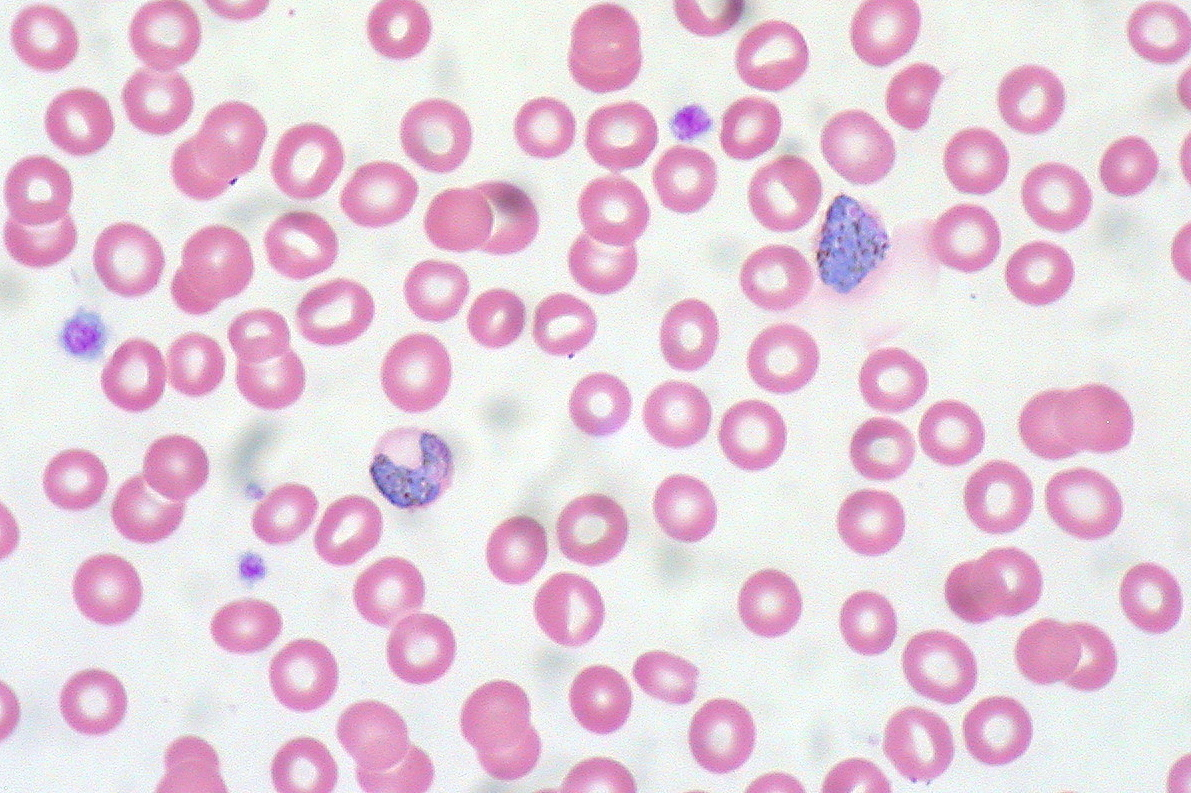
%> input picture bloodsmear.jpg, 1191 x 793 px
$ octave blood.m   (GNU Octave 9; MATLAB toolbox functions it lacks are replaced by stand-ins)
%> lines starting %> are read from the running program, lines starting %| are printed output that depends on the picture; in (x1, y1, x2, y2) boxes, pixels count from 0 and x2, y2 are one past the last pixel; in counts of white or black regions, pixels touching at a corner belong together; the program's own positions count from 1
tic; % Start timer.
clc; % Clear command window.
clearvars; % Get rid of variables from prior run of this m-file.
fprintf('Running BlobsDemo.m...\n'); % Message sent to command window.
workspace; % Make sure the workspace panel with all the variables is showing.
imtool close all;  % Close all imtool figures.
format long g;
format compact;
captionFontSize = 14;

% Check that user has the Image Processing Toolbox installed.
hasIPT = license('test', 'image_toolbox');
if ~hasIPT
	% User does not have the toolbox installed.
	message = sprintf('Sorry, but you do not seem to have the Image Processing Toolbox.\nDo you want to try to continue anyway?');
	reply = questdlg(message, 'Toolbox missing', 'Yes', 'No', 'Yes');
%> the answer given: Yes
	if strcmpi(reply, 'No')
		% User said No, so exit.
		return;
	end
end

% Read image
baseFileName = 'bloodsmear.jpg';
folder = fileparts(which(baseFileName));
fullFileName = fullfile(folder, baseFileName);
fprintf('Full File Name = "%s".\n', fullFileName);
if ~exist(fullFileName, 'file')
	% It doesn't exist in the current folder.
	% Look on the search path.
	if ~exist(baseFileName, 'file')
		% It doesn't exist on the search path either.
		% Alert user that we can't find the image.
		warningMessage = sprintf('Error: the input image file\n%s\nwas not found.\nClick OK to exit the demo.', fullFileName);
		uiwait(warndlg(warningMessage));
		fprintf(1, 'Finished running BlobsDemo.m.\n');
		return;
	end
	% Found it on the search path.  Construct the file name.
	fullFileName = baseFileName; % Note: don't prepend the folder.
end

% If we get here, we should have found the image file.
originalImage = imread(fullFileName);
%> originalImage is the input picture: size 793x1191x3 uint8; mean R, G, B 230.3, 208.4, 221.9
% Check to make sure that it is grayscale, just in case the user substituted their own image.
[rows, columns, numberOfColorChannels] = size(originalImage);
%> rows = 793; columns = 1191; numberOfColorChannels = 3
if numberOfColorChannels > 1
	promptMessage = sprintf('Your image file has %d color channels.\nThis demo was designed for grayscale images.\nDo you want me to convert it to grayscale for you so you can continue?', numberOfColorChannels);
	button = questdlg(promptMessage, 'Continue', 'Convert and Continue', 'Cancel', 'Convert and Continue');
%> the answer given: Convert and Continue
%> button = 'Convert and Continue'
	if strcmp(button, 'Cancel')
		fprintf(1, 'Finished running BlobsDemo.m.\n');
		return;
	end
	% Do the conversion using standard book formula
	originalImage = rgb2gray(originalImage);
%> originalImage: size 793x1191 uint8

end

% Display the grayscale image.
subplot(3, 4, 1);
imshow(originalImage);

% Maximize the figure window.
hFig1 = gcf;
hFig1.Units = 'normalized';
hFig1.WindowState = 'maximized'; % Go to full screen.
hFig1.NumberTitle = 'off'; % Get rid of "Figure 1"
hFig1.Name = 'By Simge K.'; % Put this into title bar.

% Force it to display RIGHT NOW (otherwise it might not display until it's all done, unless you've stopped at a breakpoint.)
drawnow;
caption = sprintf('Original blood image showing RBCs');
title(caption, 'FontSize', captionFontSize);
axis('on', 'image'); % Make sure image is not artificially stretched because of screen's aspect ratio.

% let's get its histogram and display it.
[pixelCount, grayLevels] = imhist(originalImage);
%> pixelCount = 256 values, max 29758 at index 243, min 0 at index 1, mean 3689.3; grayLevels = 256 values from 0 to 255
subplot(3, 4, 2);
bar(pixelCount);
title('Histogram of original image', 'FontSize', captionFontSize);
xlim([0 grayLevels(end)]); % Scale x axis manually.
grid on;

% Increase the contrast of the originalImage using imadjust()
contrastImage = imadjust(originalImage);
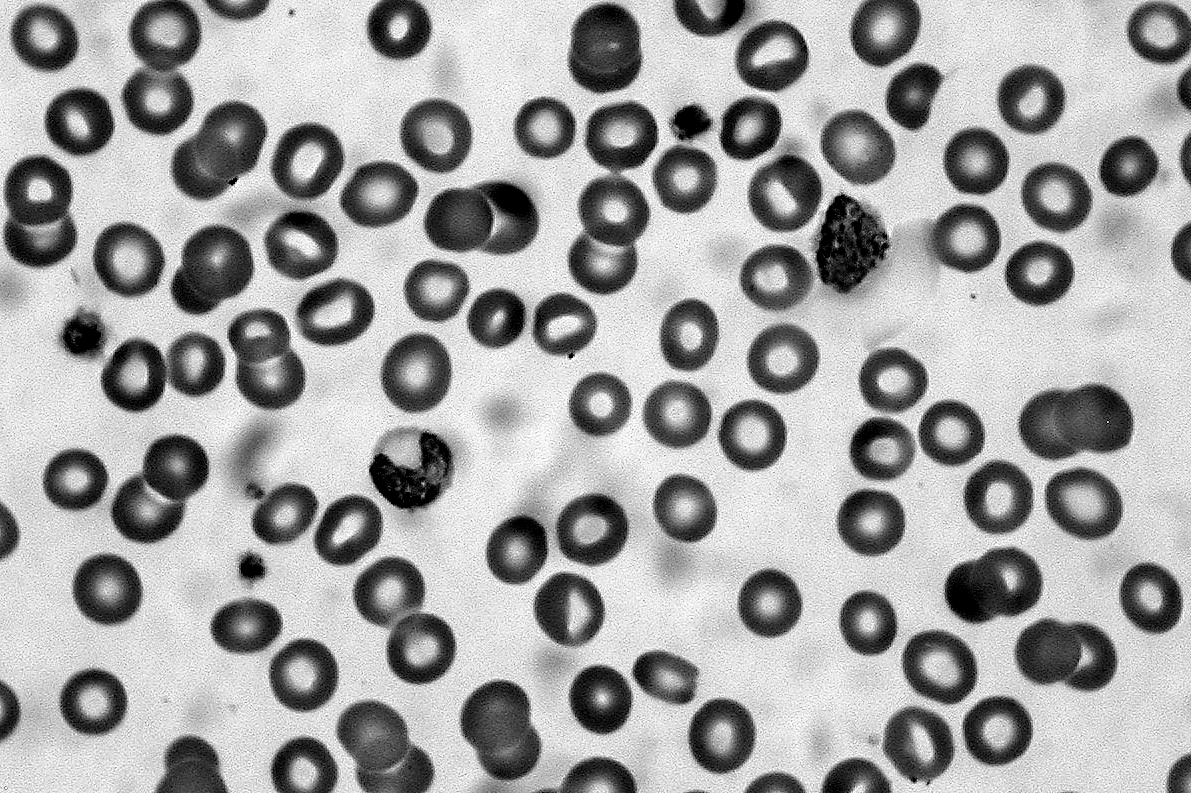
%> contrastImage: size 793x1191 uint8; min 0, max 255, mean 163.2

% Display the grayscale contrast image.
subplot(3, 4, 3);
imshow(contrastImage);

% Force it to display RIGHT NOW (otherwise it might not display until it's all done, unless you've stopped at a breakpoint.)
drawnow;
caption = sprintf('Contrast version of the image');
title(caption, 'FontSize', captionFontSize);
axis('on', 'image'); % Make sure image is not artificially stretched because of screen's aspect ratio

% Let's get its histogram and display it.
[pixelCount, grayLevels] = imhist(contrastImage);
%> pixelCount = 256 values, max 29758 at index 228, min 0 at index 2, mean 3689.3
subplot(3, 4, 4);
bar(pixelCount);
title('Histogram of contrast image', 'FontSize', captionFontSize);
xlim([0 grayLevels(end)]); % Scale x axis manually.
grid on;


% Apply Gauss Filter
gaussed_img = imgaussfilt(contrastImage, 2);

subplot(3,4,5);
imshow(gaussed_img), title('Gaussla Filtrelenmiş Contrast Görüntü');

% Force it to display RIGHT NOW (otherwise it might not display until it's all done, unless you've stopped at a breakpoint.)
drawnow;
caption = sprintf('Gauss version of the image');
title(caption, 'FontSize', captionFontSize);
axis('on', 'image'); % Make sure image is not artificially stretched because of screen's aspect ratio

% Let's get its histogram and display it.
[pixelCount, grayLevels] = imhist(gaussed_img);
%> pixelCount = 256 values, max 28407 at index 222, min 0 at index 247, mean 3689.3
subplot(3, 4, 6);
bar(pixelCount);
title('Histogram of gaussed image', 'FontSize', captionFontSize);
xlim([0 grayLevels(end)]); % Scale x axis manually.
grid on;

% Gamma adjusting operation
gamma_img = imadjust(contrastImage, [], [], 1.5);
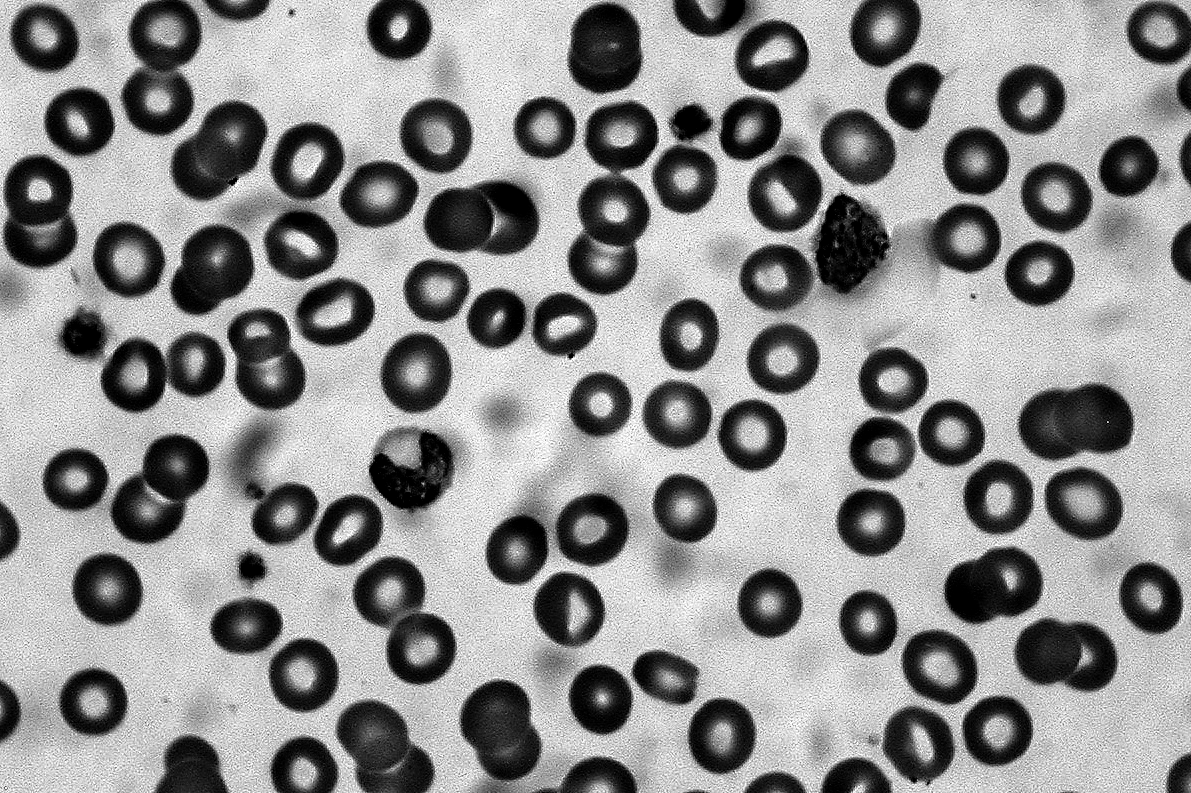
%> gamma_img: size 793x1191 uint8; min 0, max 255, mean 142.3

subplot(3,4,7);
imshow(gamma_img), title('Gamma Düzeltmesi ile İyileştirilmiş Contrast Görüntü');

% Force it to display RIGHT NOW (otherwise it might not display until it's all done, unless you've stopped at a breakpoint.)
drawnow;
caption = sprintf('Gamma version of the image');
title(caption, 'FontSize', captionFontSize);
axis('on', 'image'); % Make sure image is not artificially stretched because of screen's aspect ratio

% Let's get its histogram and display it.
[pixelCount, grayLevels] = imhist(gamma_img);
%> pixelCount = 256 values, max 29758 at index 215, min 0 at index 12, mean 3689.3
subplot(3, 4, 8);
bar(pixelCount);
title('Histogram of gamma image', 'FontSize', captionFontSize);
xlim([0 grayLevels(end)]); % Scale x axis manually.
grid on;


% Defining manual threshold value
thresholdValue = 95; %95 grayscale value

% Manual thresholding on gamma-corrected image
final_img = gamma_img > thresholdValue;
%> final_img: size 793x1191 logical; 67.8% white; 838 black regions (742 under 20 px), largest, box (x1, y1, x2, y2) and area: (568, 101, 659, 295) 8905, (1018, 384, 1133, 461) 6741, (423, 181, 539, 255) 6509

subplot(3,4,9);
imshow(final_img), title(['cgamthres, Eşik Değeri: ', num2str(thresholdValue)]);

% Force it to display RIGHT NOW (otherwise it might not display until it's all done, unless you've stopped at a breakpoint.)
drawnow;
caption = sprintf('Gama & Thresholded ');
title(caption, 'FontSize', captionFontSize);
axis('on', 'image'); % Make sure image is not artificially stretched because of screen's aspect ratio


%%%

% Remove noise
cleanImg = bwareaopen(final_img, 20); % Clear 20 pixel objects.
%> cleanImg: size 793x1191 logical; 67.7% white; 838 black regions (742 under 20 px), largest, box (x1, y1, x2, y2) and area: (568, 101, 659, 295) 8924, (1018, 384, 1133, 461) 6754, (423, 181, 539, 255) 6524

% Display the grayscale clean image.
subplot(3,4,10);
imshow(cleanImg);

% Force it to display RIGHT NOW (otherwise it might not display until it's all done, unless you've stopped at a breakpoint.)
drawnow;
caption = sprintf('Cleaned version of the image');
title(caption, 'FontSize', captionFontSize);
axis('on', 'image'); % Make sure image is not artificially stretched because of screen's aspect ratio

% Code Like a Girl.
subplot(3, 4, 12);
imshow('Ada.png');
%> (this line was passed over: imshow is not available in this run)

% Force it to display RIGHT NOW (otherwise it might not display until it's all done, unless you've stopped at a breakpoint.)
drawnow;
%axis('on', 'image'); % Make sure image is not artificially stretched because of screen's aspect ratio


% Apply Median filter
medImage = medfilt2(cleanImg, [2 2]); % 2x2 boyutunda pencere
%> medImage: size 793x1191 logical; 66.7% white; 214 black regions (130 under 20 px), largest, box (x1, y1, x2, y2) and area: (0, 0, 1191, 793) 23070, (568, 100, 659, 294) 9186, (1018, 383, 1133, 460) 6847
subplot(3,4,11);
imshow(medImage);

% Force it to display RIGHT NOW (otherwise it might not display until it's all done, unless you've stopped at a breakpoint.)
drawnow;
caption = sprintf('Medianed');
title(caption, 'FontSize', captionFontSize);
axis('on', 'image'); % Make sure image is not artificially stretched because of screen's aspect ratio


% Detect circle
[centers, radii] = imfindcircles(medImage, [20 50], 'ObjectPolarity', 'dark');
%> centers = 106 rows, first 12: [545.3 127.9; 93.91 701.9; 870.5 522; 976.2 161.2; 783.4 359.1; 1030.9 99.69; 75.22 480.2; 563.2 325.1; 79.81 121.5; 436.6 135.5; 1056.1 198; 752.7 434.9]; radii = 106 values, max 41.49 at index 102, min 20.82 at index 103, mean 32.79

% Visualize detected circles

imshow(medImage);
viscircles(centers, radii, 'EdgeColor', 'r');
title('Daire Algılama (imfindcircles)');
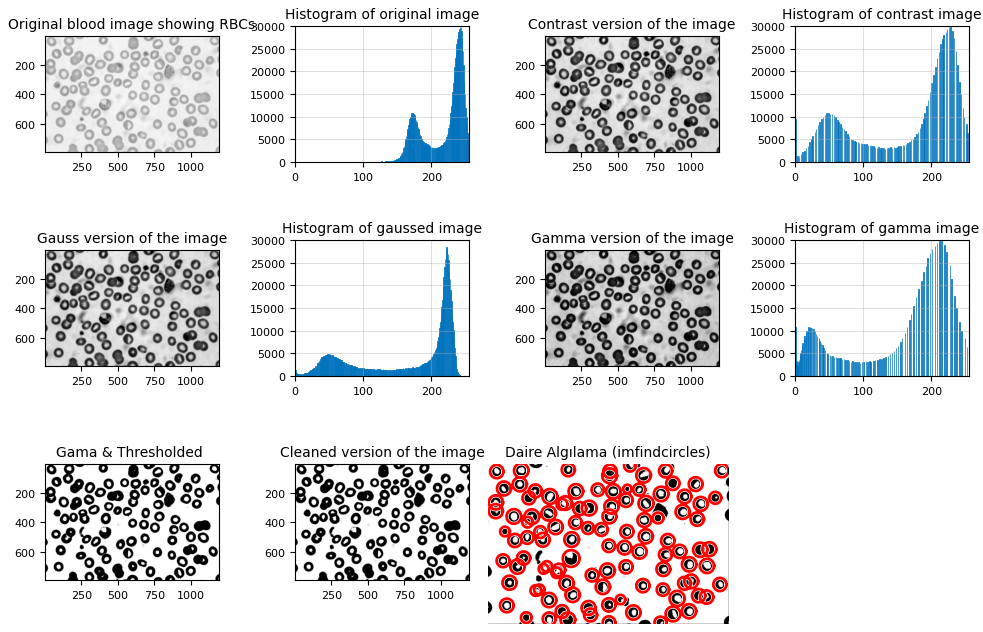
%> figure redrawn from the program's plot data, 11 panels


% Count the number of detected circles
numCircles = size(centers, 1);
%> numCircles = 106

% Visualize the results
figure;
imshow(medImage);
hold on;
viscircles(centers, radii, 'EdgeColor', 'r'); % Draw circles in red
hold off;

% Display the circle count in the title
title(['Total RBC: ', num2str(numCircles)]);
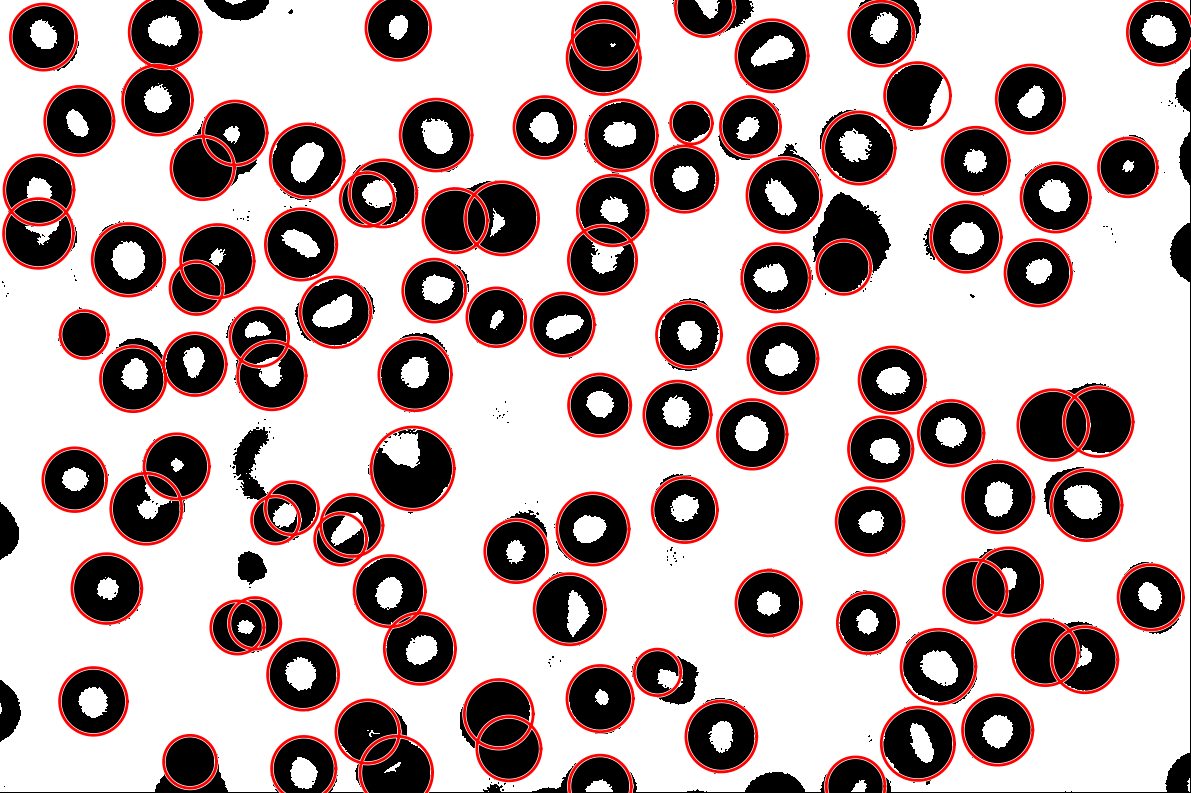
%> figure redrawn from the program's plot data; its title reads 'Total RBC: 106'
